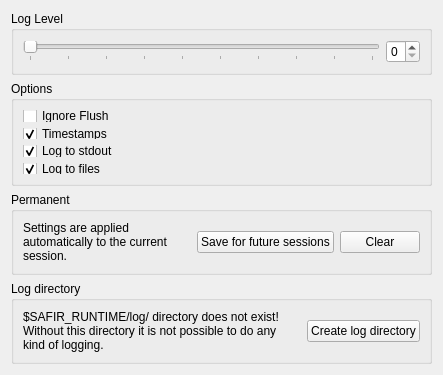
<?xml version="1.0" encoding="UTF-8"?>
<ui version="4.0">
 <class>LoggingSettings</class>
 <widget class="QWidget" name="LoggingSettings">
  <property name="geometry">
   <rect>
    <x>0</x>
    <y>0</y>
    <width>443</width>
    <height>349</height>
   </rect>
  </property>
  <property name="windowTitle">
   <string>Logging settings</string>
  </property>
  <layout class="QVBoxLayout" name="verticalLayout_2">
   <item>
    <widget class="QGroupBox" name="levelGroup">
     <property name="toolTip">
      <string>Control the log level of the internal logging of the Safir SDK Core.</string>
     </property>
     <property name="title">
      <string>Log Level</string>
     </property>
     <layout class="QHBoxLayout" name="horizontalLayout">
      <item>
       <widget class="QSlider" name="logLevelSlider">
        <property name="toolTip">
         <string>0 is no logging and 9 is very verbose logging.</string>
        </property>
        <property name="maximum">
         <number>9</number>
        </property>
        <property name="orientation">
         <enum>Qt::Horizontal</enum>
        </property>
        <property name="tickPosition">
         <enum>QSlider::TicksBelow</enum>
        </property>
        <property name="tickInterval">
         <number>1</number>
        </property>
       </widget>
      </item>
      <item>
       <widget class="QSpinBox" name="logLevelSpin">
        <property name="toolTip">
         <string>0 is no logging and 9 is very verbose logging.</string>
        </property>
        <property name="maximum">
         <number>9</number>
        </property>
       </widget>
      </item>
     </layout>
    </widget>
   </item>
   <item>
    <widget class="QGroupBox" name="optionsGroup">
     <property name="toolTip">
      <string>These options can be used to reduce the overhead of logging.</string>
     </property>
     <property name="title">
      <string>Options</string>
     </property>
     <layout class="QVBoxLayout" name="verticalLayout">
      <item>
       <widget class="QCheckBox" name="ignoreFlush">
        <property name="toolTip">
         <string>Ignore flushes, and write only when buffer is full..</string>
        </property>
        <property name="text">
         <string>Ignore Flush</string>
        </property>
       </widget>
      </item>
      <item>
       <widget class="QCheckBox" name="timestamps">
        <property name="toolTip">
         <string>Put timestamps on each line in the logs.</string>
        </property>
        <property name="text">
         <string>Timestamps</string>
        </property>
        <property name="checked">
         <bool>true</bool>
        </property>
       </widget>
      </item>
      <item>
       <widget class="QCheckBox" name="toStdout">
        <property name="toolTip">
         <string>Log to standard output.</string>
        </property>
        <property name="text">
         <string>Log to stdout</string>
        </property>
        <property name="checked">
         <bool>true</bool>
        </property>
       </widget>
      </item>
      <item>
       <widget class="QCheckBox" name="toFile">
        <property name="toolTip">
         <string>Log to logfile located in $SAFIR_RUNTIME/log/Dob-LowLevelLog.</string>
        </property>
        <property name="text">
         <string>Log to files</string>
        </property>
        <property name="checked">
         <bool>true</bool>
        </property>
       </widget>
      </item>
     </layout>
    </widget>
   </item>
   <item>
    <widget class="QGroupBox" name="permanentGroup">
     <property name="toolTip">
      <string>All options are applied only to the current session, until they are explicitly saved.</string>
     </property>
     <property name="title">
      <string>Permanent</string>
     </property>
     <layout class="QHBoxLayout" name="horizontalLayout_2">
      <item>
       <widget class="QLabel" name="label">
        <property name="text">
         <string>Settings are applied automatically to the current session.</string>
        </property>
        <property name="textFormat">
         <enum>Qt::PlainText</enum>
        </property>
        <property name="wordWrap">
         <bool>true</bool>
        </property>
       </widget>
      </item>
      <item>
       <spacer name="horizontalSpacer">
        <property name="orientation">
         <enum>Qt::Horizontal</enum>
        </property>
        <property name="sizeHint" stdset="0">
         <size>
          <width>40</width>
          <height>20</height>
         </size>
        </property>
       </spacer>
      </item>
      <item>
       <widget class="QPushButton" name="save">
        <property name="toolTip">
         <string>Turn logging on permanently, by writing options to disk.</string>
        </property>
        <property name="text">
         <string>Save for future sessions</string>
        </property>
       </widget>
      </item>
      <item>
       <widget class="QPushButton" name="clear">
        <property name="toolTip">
         <string>Clear permanent options (does not turn logging off for current session).&quot;</string>
        </property>
        <property name="text">
         <string>Clear</string>
        </property>
       </widget>
      </item>
     </layout>
    </widget>
   </item>
   <item>
    <widget class="QGroupBox" name="dirGroup">
     <property name="title">
      <string>Log directory</string>
     </property>
     <layout class="QHBoxLayout" name="horizontalLayout_3" stretch="3,0,1">
      <item>
       <widget class="QLabel" name="label_2">
        <property name="text">
         <string>$SAFIR_RUNTIME/log/ directory does not exist!
Without this directory it is not possible to do any kind of logging.</string>
        </property>
        <property name="textFormat">
         <enum>Qt::PlainText</enum>
        </property>
        <property name="wordWrap">
         <bool>true</bool>
        </property>
       </widget>
      </item>
      <item>
       <spacer name="horizontalSpacer_2">
        <property name="orientation">
         <enum>Qt::Horizontal</enum>
        </property>
        <property name="sizeHint" stdset="0">
         <size>
          <width>0</width>
          <height>0</height>
         </size>
        </property>
       </spacer>
      </item>
      <item>
       <widget class="QPushButton" name="createLogdir">
        <property name="toolTip">
         <string>Create the $SAFIR_RUNTIME/log directory.</string>
        </property>
        <property name="text">
         <string>Create log directory</string>
        </property>
       </widget>
      </item>
     </layout>
    </widget>
   </item>
   <item>
    <spacer name="verticalSpacer">
     <property name="orientation">
      <enum>Qt::Vertical</enum>
     </property>
     <property name="sizeHint" stdset="0">
      <size>
       <width>20</width>
       <height>40</height>
      </size>
     </property>
    </spacer>
   </item>
  </layout>
 </widget>
 <resources/>
 <connections>
  <connection>
   <sender>logLevelSlider</sender>
   <signal>valueChanged(int)</signal>
   <receiver>logLevelSpin</receiver>
   <slot>setValue(int)</slot>
   <hints>
    <hint type="sourcelabel">
     <x>171</x>
     <y>47</y>
    </hint>
    <hint type="destinationlabel">
     <x>362</x>
     <y>47</y>
    </hint>
   </hints>
  </connection>
  <connection>
   <sender>logLevelSpin</sender>
   <signal>valueChanged(int)</signal>
   <receiver>logLevelSlider</receiver>
   <slot>setValue(int)</slot>
   <hints>
    <hint type="sourcelabel">
     <x>362</x>
     <y>47</y>
    </hint>
    <hint type="destinationlabel">
     <x>171</x>
     <y>47</y>
    </hint>
   </hints>
  </connection>
 </connections>
</ui>
